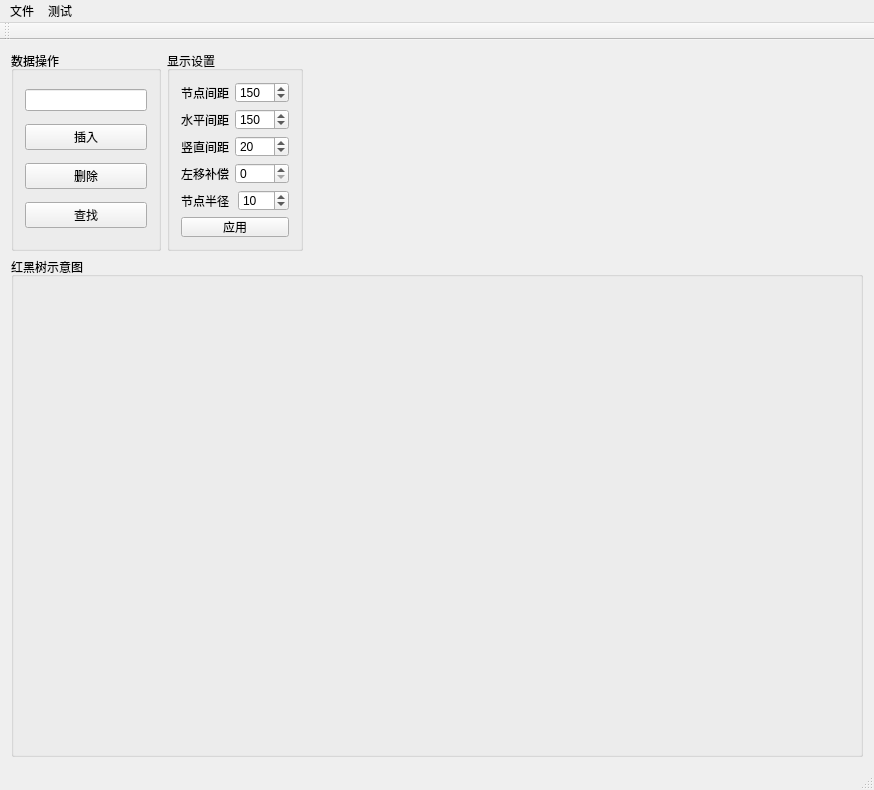
<?xml version="1.0" encoding="UTF-8"?>
<ui version="4.0">
 <class>MainWindow</class>
 <widget class="QMainWindow" name="MainWindow">
  <property name="geometry">
   <rect>
    <x>0</x>
    <y>0</y>
    <width>874</width>
    <height>570</height>
   </rect>
  </property>
  <property name="windowTitle">
   <string>2645红黑树演示</string>
  </property>
  <widget class="QWidget" name="centralWidget">
   <layout class="QVBoxLayout" name="verticalLayout_3">
    <item>
     <layout class="QHBoxLayout" name="horizontalLayout_6">
      <item>
       <widget class="QGroupBox" name="groupBox_3">
        <property name="maximumSize">
         <size>
          <width>150</width>
          <height>200</height>
         </size>
        </property>
        <property name="title">
         <string>数据操作</string>
        </property>
        <layout class="QHBoxLayout" name="horizontalLayout_2">
         <item>
          <layout class="QVBoxLayout" name="verticalLayout">
           <item>
            <widget class="QLineEdit" name="dataLineEdit"/>
           </item>
           <item>
            <widget class="QPushButton" name="pushButton">
             <property name="text">
              <string>插入</string>
             </property>
            </widget>
           </item>
           <item>
            <widget class="QPushButton" name="pushButton_2">
             <property name="text">
              <string>删除</string>
             </property>
            </widget>
           </item>
           <item>
            <widget class="QPushButton" name="pushButton_3">
             <property name="text">
              <string>查找</string>
             </property>
            </widget>
           </item>
          </layout>
         </item>
        </layout>
       </widget>
      </item>
      <item>
       <widget class="QGroupBox" name="groupBox">
        <property name="maximumSize">
         <size>
          <width>400</width>
          <height>200</height>
         </size>
        </property>
        <property name="title">
         <string>显示设置</string>
        </property>
        <layout class="QVBoxLayout" name="verticalLayout_2">
         <item>
          <layout class="QHBoxLayout" name="horizontalLayout_3">
           <item>
            <widget class="QLabel" name="label_3">
             <property name="text">
              <string>节点间距</string>
             </property>
            </widget>
           </item>
           <item>
            <widget class="QSpinBox" name="marginSpinBox">
             <property name="maximum">
              <number>1000</number>
             </property>
             <property name="value">
              <number>150</number>
             </property>
            </widget>
           </item>
          </layout>
         </item>
         <item>
          <layout class="QHBoxLayout" name="horizontalLayout_4">
           <item>
            <widget class="QLabel" name="label">
             <property name="text">
              <string>水平间距</string>
             </property>
            </widget>
           </item>
           <item>
            <widget class="QSpinBox" name="sibMarginSpinBox">
             <property name="maximum">
              <number>1000</number>
             </property>
             <property name="value">
              <number>150</number>
             </property>
            </widget>
           </item>
          </layout>
         </item>
         <item>
          <layout class="QHBoxLayout" name="horizontalLayout_5">
           <item>
            <widget class="QLabel" name="label_2">
             <property name="text">
              <string>竖直间距</string>
             </property>
            </widget>
           </item>
           <item>
            <widget class="QSpinBox" name="levelMarginSpinBox">
             <property name="maximum">
              <number>1000</number>
             </property>
             <property name="value">
              <number>20</number>
             </property>
            </widget>
           </item>
          </layout>
         </item>
         <item>
          <layout class="QHBoxLayout" name="horizontalLayout_7">
           <item>
            <widget class="QLabel" name="label_4">
             <property name="text">
              <string>左移补偿</string>
             </property>
            </widget>
           </item>
           <item>
            <widget class="QSpinBox" name="leftSpinBox">
             <property name="minimum">
              <number>0</number>
             </property>
             <property name="maximum">
              <number>9999</number>
             </property>
            </widget>
           </item>
          </layout>
         </item>
         <item>
          <layout class="QHBoxLayout" name="horizontalLayout_9">
           <item>
            <widget class="QLabel" name="label_6">
             <property name="text">
              <string>节点半径</string>
             </property>
            </widget>
           </item>
           <item>
            <widget class="QSpinBox" name="radiusSpinBox">
             <property name="maximum">
              <number>50</number>
             </property>
             <property name="value">
              <number>10</number>
             </property>
            </widget>
           </item>
          </layout>
         </item>
         <item>
          <widget class="QPushButton" name="pushButton_4">
           <property name="text">
            <string>应用</string>
           </property>
          </widget>
         </item>
        </layout>
       </widget>
      </item>
      <item>
       <spacer name="horizontalSpacer_2">
        <property name="orientation">
         <enum>Qt::Horizontal</enum>
        </property>
        <property name="sizeHint" stdset="0">
         <size>
          <width>40</width>
          <height>20</height>
         </size>
        </property>
       </spacer>
      </item>
     </layout>
    </item>
    <item>
     <widget class="QGroupBox" name="groupBox_2">
      <property name="minimumSize">
       <size>
        <width>0</width>
        <height>500</height>
       </size>
      </property>
      <property name="title">
       <string>红黑树示意图</string>
      </property>
      <layout class="QHBoxLayout" name="horizontalLayout">
       <item>
        <widget class="RedblackTreeViewWidget" name="canvasWidget" native="true"/>
       </item>
      </layout>
     </widget>
    </item>
   </layout>
  </widget>
  <widget class="QMenuBar" name="menuBar">
   <property name="geometry">
    <rect>
     <x>0</x>
     <y>0</y>
     <width>874</width>
     <height>26</height>
    </rect>
   </property>
   <widget class="QMenu" name="menu">
    <property name="title">
     <string>文件</string>
    </property>
    <addaction name="exitAction"/>
   </widget>
   <widget class="QMenu" name="menu_2">
    <property name="title">
     <string>测试</string>
    </property>
    <addaction name="randomAction"/>
   </widget>
   <addaction name="menu"/>
   <addaction name="menu_2"/>
  </widget>
  <widget class="QToolBar" name="mainToolBar">
   <attribute name="toolBarArea">
    <enum>TopToolBarArea</enum>
   </attribute>
   <attribute name="toolBarBreak">
    <bool>false</bool>
   </attribute>
  </widget>
  <widget class="QStatusBar" name="statusBar"/>
  <action name="randomAction">
   <property name="text">
    <string>随机生成数据</string>
   </property>
  </action>
  <action name="exitAction">
   <property name="text">
    <string>退出</string>
   </property>
  </action>
 </widget>
 <layoutdefault spacing="6" margin="11"/>
 <customwidgets>
  <customwidget>
   <class>RedblackTreeViewWidget</class>
   <extends>QWidget</extends>
   <header>redblacktreeviewwidget.h</header>
   <container>1</container>
  </customwidget>
 </customwidgets>
 <resources/>
 <connections/>
</ui>
